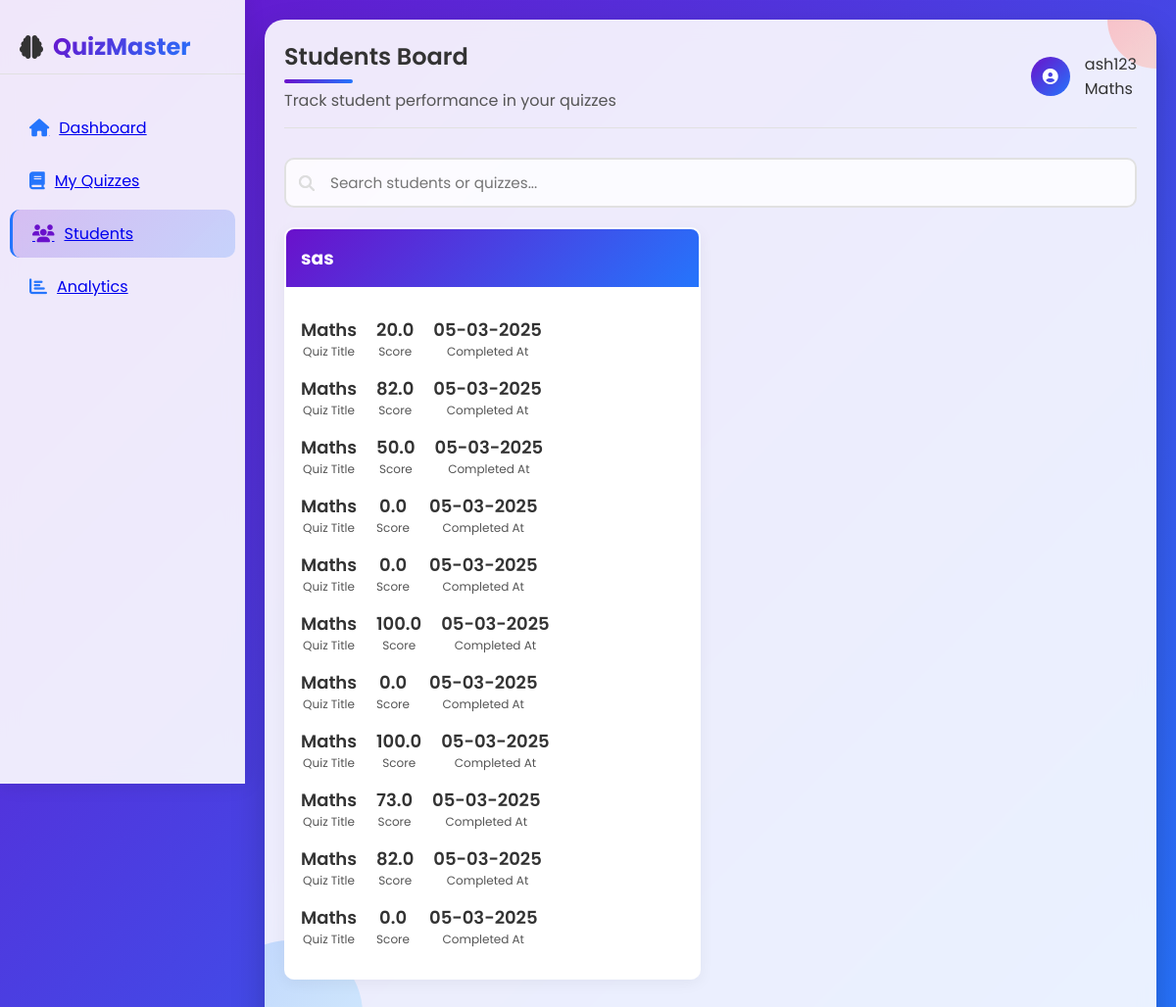
/educator/Student-board (signed in), run on an earlier commit of the app's database.
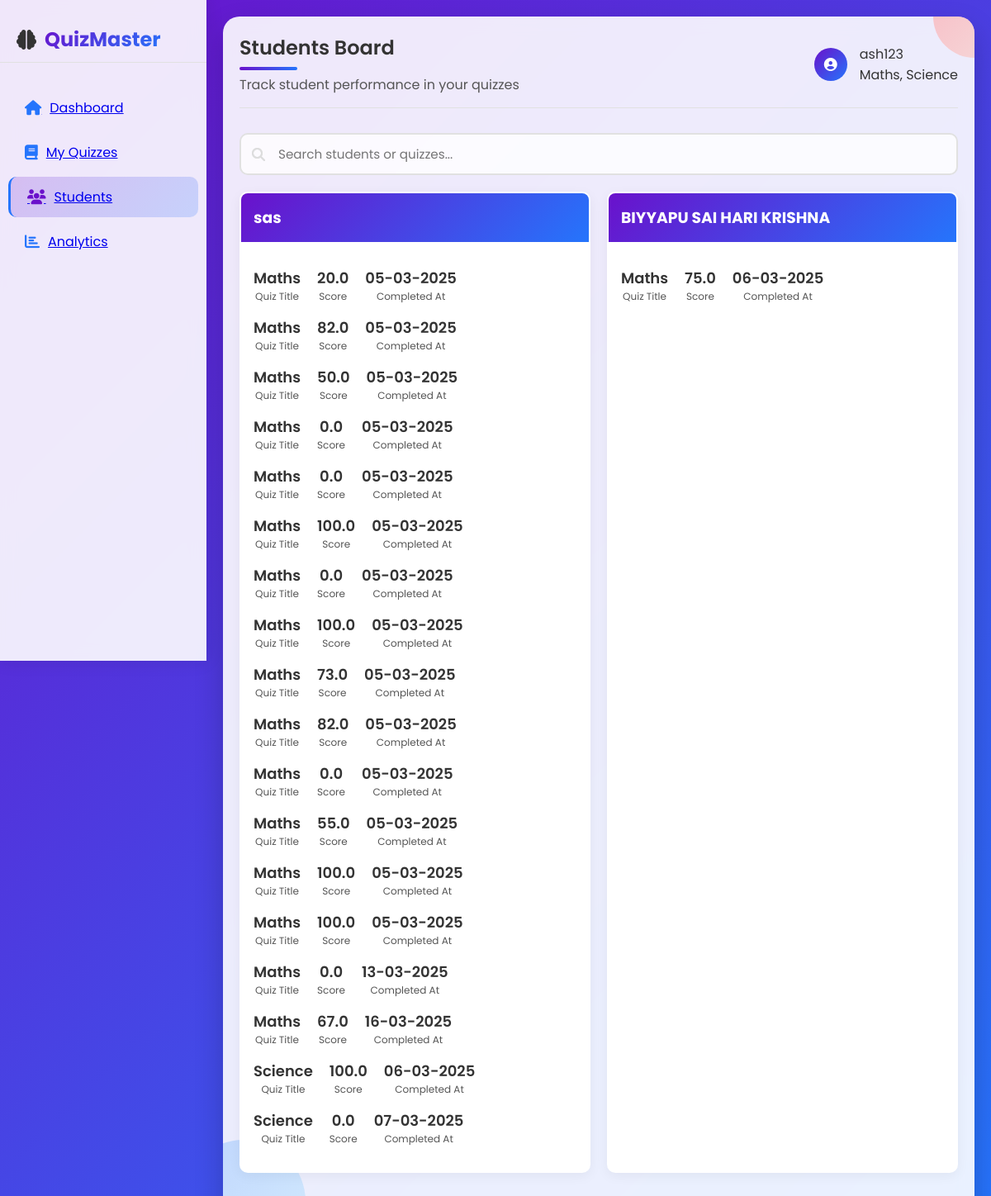
And on a later commit of the database.
### Educators/models.py (models this page shows, shortened)
class Educator(models.Model):
    user = models.OneToOneField(User, on_delete=models.CASCADE)
    subject_specialization = models.CharField(default="",max_length=255)
    experience = models.IntegerField(default=0)
    joined_date = models.DateTimeField(auto_now_add=True)

### Admin/models.py (models this page shows, shortened)
class User(AbstractUser):
    GENDER_CHOICES = (
    ('Male', 'Male'),
    ('Female', 'Female'),
    ('Other', 'Other'),
    )
    email = models.EmailField(unique=True)
    name= models.CharField(max_length=100,default="")
    dob = models.DateField(null=True, blank=True)
    gender = models.CharField(max_length=10, choices=GENDER_CHOICES, null=True, blank=True)
    address = models.TextField(blank=True)
    role = models.CharField(max_length=10, choices=[('student', 'Student'), ('educator', 'Educator'), ('admin', 'Admin')])
    USERNAME_FIELD = 'email'  # Use email for login instead of username
    REQUIRED_FIELDS = ['username']

### Quizzes/models.py (models this page shows, shortened)
class Quiz(models.Model):
    title = models.CharField(max_length=255)
    educator = models.ForeignKey(Educator, on_delete=models.CASCADE)
    created_at = models.DateTimeField(auto_now_add=True)
    subject = models.CharField(max_length=100, default='General')

class StudentQuizAttempt(models.Model):
    student = models.ForeignKey(Student, on_delete=models.CASCADE)
    quiz = models.ForeignKey(Quiz, on_delete=models.CASCADE)
    score = models.FloatField()
    completed_at = models.DateTimeField(auto_now_add=True)

### Educators/views.py (the view)
# urls.py: path('educator/Student-board',students_board,name='Students_board'),
@login_required
def students_board(request):
    educator = get_object_or_404(Educator, user=request.user)
    query = request.GET.get('q', '')
    student_attempts = StudentQuizAttempt.objects.filter(quiz__educator=educator).select_related('student', 'quiz')
    if query:
        student_attempts = student_attempts.filter(
            Q(student__user__name__icontains=query) | Q(quiz__title__icontains=query)
        )
    student_data = {}
    for attempt in student_attempts:
        student_name = attempt.student.user.name
        if student_name not in student_data:
            student_data[student_name] = []
        student_data[student_name].append({
            'quiz_title': attempt.quiz.title,
            'score': round(attempt.score,0),
            'completed_at': attempt.completed_at
        })
    return render(request, 'educators/students_board.html', {'student_data': student_data,'query': query,'educator':educator})

### templates/educators/students_board.html (shortened to what this page needs)
<!DOCTYPE html>
<html lang="en">
<head>
        <link rel="stylesheet" href="https://cdnjs.cloudflare.com/ajax/libs/font-awesome/6.5.1/css/all.min.css">
    <link rel="stylesheet" href="/templates/educators/css/styles(1).css">
</head>
{% load static %}
<body>
    <div class="dashboard">
        <div class="sidebar">
            <div class="logo">
                <i class="fas fa-brain"></i>
                <span>QuizMaster</span>
            </div>
            <a href="{% url 'educator_dashboard' %}" class="nav-item">
                <i class="fas fa-home"></i>
                <span>Dashboard</span>
            </a>
            <a href="{% url 'edu_quizzes' %}" class="nav-item">
                <i class="fas fa-book"></i>
                <span>My Quizzes</span>
            </a>
            <a href="{% url 'educator_dashboard' %}" class="nav-item active">
                <i class="fas fa-users"></i>
                <span>Students</span>
            </a>
            <a href="{% url 'educator_analytics' %}" class="nav-item">
                <i class="fas fa-chart-bar"></i>
                <span>Analytics</span>
            </a>
        </div>
        <div class="content">
            <div class="header">
                <div class="header-title">
                    <h1>Students Board</h1>
                    <p>Track student performance in your quizzes</p>
                </div>
                <div class="user-menu">
                    <div class="avatar fas fa-user-circle profile-icon">{{ educator_initials }}</div>
                    <div class="user-info">
                        <div class="user-name">{{ educator.user.username }}</div>
                        <div class="user-role">{{ educator.subject_specialization }}</div>
                    </div>
                </div>
            </div>
            <div class="search-container">
                <i class="fas fa-search"></i>
                <form method="GET" action="{% url 'Students_board' %}" class="search-container">
                    <input type="text" name="q" value="{{ query }}" placeholder="Search students or quizzes..." />
                </form>
                <i class="fas fa-search"></i>
            </div>
            <div class="quiz-grid">
                {% for student, attempts in student_data.items %}
                <div class="quiz-card">
                    <div class="quiz-header">
                        <h3>{{ student }}</h3>
                    </div>
                    <div class="quiz-body">
                        {% for attempt in attempts %}
                        <div class="quiz-stats">
                            <div class="quiz-stat">
                                <div class="value">{{ attempt.quiz_title }}</div>
                                <div class="label">Quiz Title</div>
                            </div>
                            <div class="quiz-stat">
                                <div class="value">{{ attempt.score }}</div>
                                <div class="label">Score</div>
                            </div>
                            <div class="quiz-stat">
                                <div class="value">{{ attempt.completed_at|date:"d-m-Y" }}</div>
                                <div class="label">Completed At</div>
                            </div>
                        </div>
                        {% endfor %}
                    </div>
                </div>
                {% empty %}
                <p>No student attempts found.</p>
                {% endfor %}
            </div>
        </div>
    </div>
</body>
</html>

What changed in the data, as far as the page shows it:
changed Educator "ash123": subject_specialization "Maths" → "Maths, Science"
added StudentQuizAttempt: completed_at "05-03-2025"
added StudentQuizAttempt: completed_at "05-03-2025"
added StudentQuizAttempt: completed_at "05-03-2025"
added StudentQuizAttempt: completed_at "13-03-2025"
added StudentQuizAttempt: completed_at "16-03-2025"
added Quiz: quiz_title "Science" "Science"
added StudentQuizAttempt: completed_at "06-03-2025"
added StudentQuizAttempt: completed_at "07-03-2025"
added User: student_data "BIYYAPU SAI HARI KRISHNA"
added StudentQuizAttempt: completed_at "06-03-2025"
Also different on the page:
new list line: "Maths Maths Maths Maths Maths"
new list line: "Quiz Title 55.0 Score Completed At Quiz Title 100.0 Score Completed At Quiz Title 100.0 Score Completed At Quiz Title 0.0 Score Completed At Quiz Title 67.0 Score Completed At Quiz Title 100.0 Score Completed At Quiz Title 0.0 Score Completed At"
new list line: "Maths"
new list line: "Quiz Title 75.0 Score Completed At"
